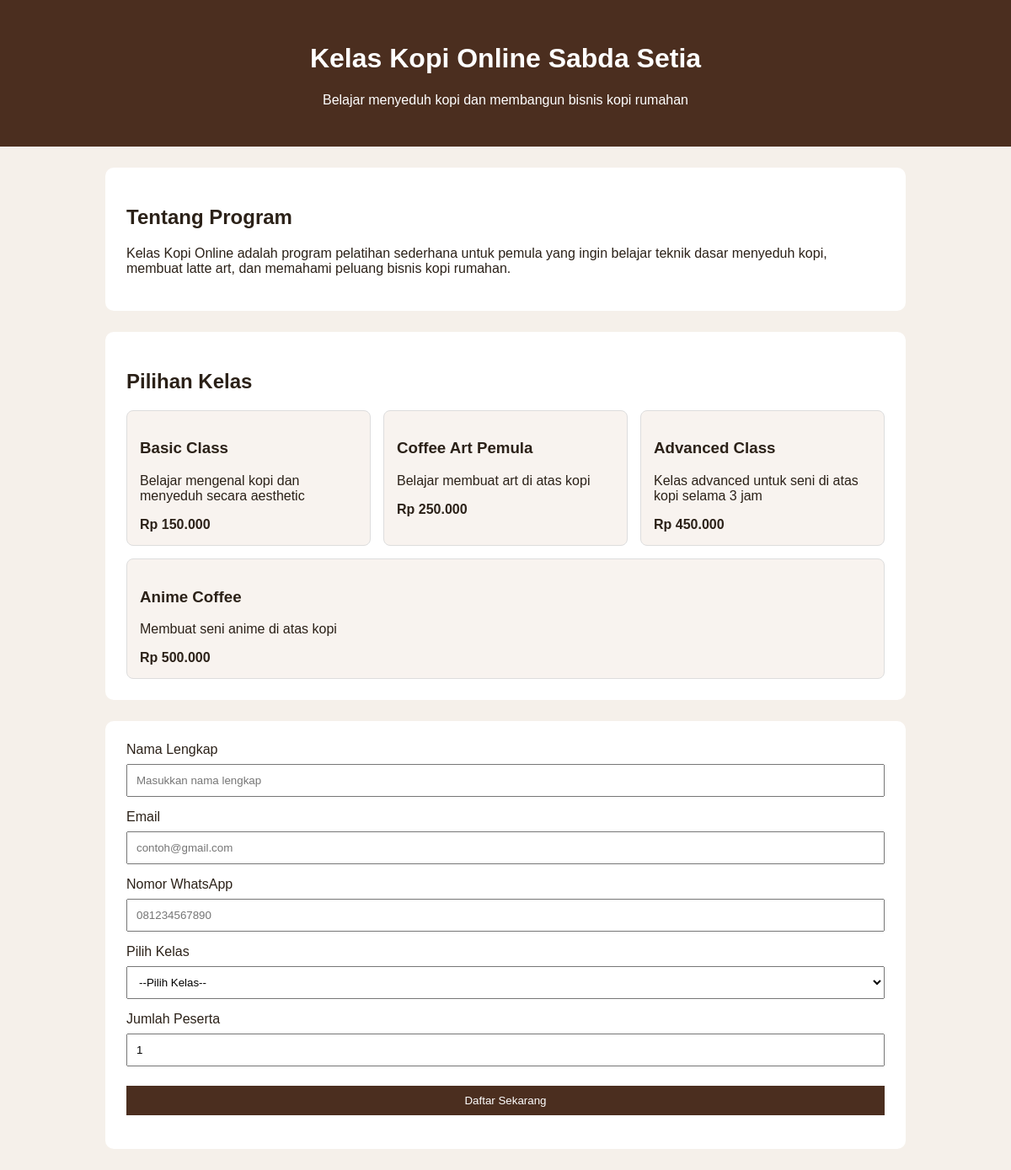
The page / on the database its author committed.
### tables this page shows
CREATE TABLE `courses` (
  `id` int(11) NOT NULL,
  `name` varchar(20) NOT NULL,
  `description` text NOT NULL,
  `price` double NOT NULL
);

### index.php (the view)
<?php
include "header.php";
?>
<section>
    <h2>Tentang Program</h2>
    <p>
        Kelas Kopi Online adalah program pelatihan sederhana untuk pemula yang ingin
        belajar teknik dasar menyeduh kopi, membuat latte art, dan memahami peluang
        bisnis kopi rumahan.
    </p>
</section>
<section>
    <h2>Pilihan Kelas</h2>
    <div class="cards">
        <?php
        $sql = "select * from courses";
        $query = mysqli_query($conn, $sql);
        while($result = mysqli_fetch_array($query)){
        ?>
        <div class="card">
            <h3><?= $result['name'] ?></h3>
            <p>
                <?= $result['description'] ?>
            </p>
            <strong>Rp <?= number_format($result['price'],0,',','.') ?> </strong>
        </div>
        <?php
        }
        ?>
    </div>
</section>
<?php include "frm_pendaftaran.php"; ?>
</body>
</html>

### header.php (shortened to what this page needs)
<!DOCTYPE html>
<html lang="id">
<head>
    <link rel="stylesheet" href="css/style.css">
</head>
<body>
<header>
    <h1>Kelas Kopi Online Sabda Setia</h1>
    <p>Belajar menyeduh kopi dan membangun bisnis kopi rumahan</p>
</header>

### frm_pendaftaran.php (shortened to what this page needs)
<section>
    <form method="POST" action="sv_pendaftaran.php">
        <label>Nama Lengkap</label>
        <input type="text" name="full_name" placeholder="Masukkan nama lengkap">
        <label> Email</label>
        <input type="email" name="email" placeholder="contoh@gmail.com">
        <label> Nomor WhatsApp</label>
        <input type="text" name="phone_number" placeholder="081234567890">
        <label> Pilih Kelas</label>
        <select name="course_id">
            <option value="">--Pilih Kelas--</option>
        </select>
        <label> Jumlah Peserta</label>
        <input type="number" name="participant_count" min="1" value="1">
        <button type="submit" name="daftar">Daftar Sekarang</button>
    </form>
</section>

### css/style.css (style rules this page uses)
body { font-family: Arial, sans-serif; background: #f5f0ea; margin: 0; color: #2b2118; }
header { background: #4b2e1f; color: white; padding: 30px; text-align: center; }
section { max-width: 900px; margin: 25px auto; background: white; padding: 25px; border-radius: 10px; }
.cards { display: flex; gap: 15px; flex-wrap: wrap; }
.card { flex: 1; min-width: 220px; background: #f8f3ef; border: 1px solid #ddd; padding: 15px; border-radius: 8px; }
input, select, button { width: 100%; padding: 10px; margin-top: 8px; margin-bottom: 15px; box-sizing: border-box; }
button { background: #4b2e1f; color: white; border: none; cursor: pointer; }

### rows shown on the page
courses: name "Basic Class", description "Belajar mengenal kopi dan menyeduh secara aesthetic", price "150.000"
courses: name "Coffee Art Pemula", description "Belajar membuat art di atas kopi", price "250.000"
courses: name "Advanced Class", description "Kelas advanced untuk seni di atas kopi selama 3 jam", price "450.000"
courses: name "Anime Coffee", description "Membuat seni anime di atas kopi", price "500.000"
